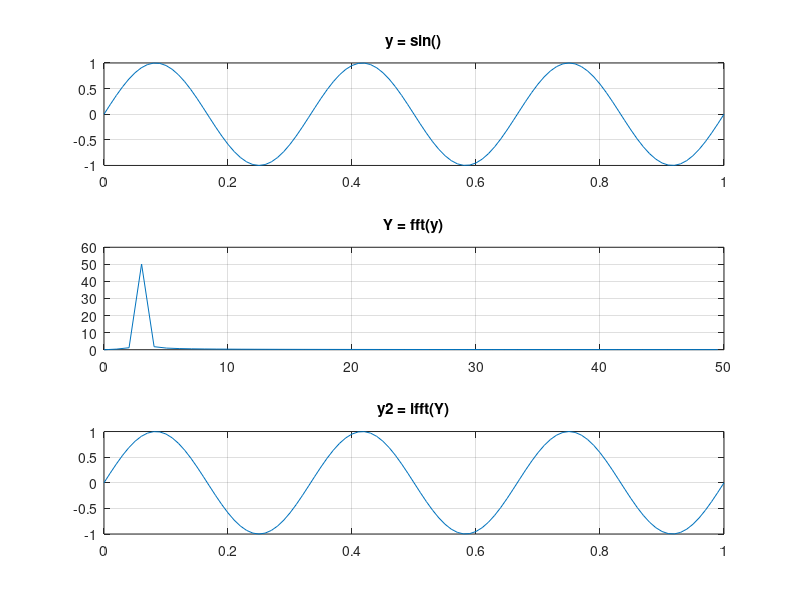

The MATLAB source for this figure:
% EXERCISE 7.4
%     Generate a single sine wave. Use fft() to
%     generate the discrete Fourier transform. Use
%     ifft() to retrieve the original sine wave from
%     the DFT.

%% Clearing and clossing everything
clc;
clear;
close all;

%% Generating a single sin wave
Fs = 100;
t = 0:1/Fs:1;
y = sin(2*pi*3*t);

%% Generating the fourier transform
Y = fft(y);
f = 0:(length(t)/2)/(Fs/2):(Fs/2);
%% Retrieving the original sin wave
y2 = ifft(Y);

%% Ploting
subplot(3,1,1);
plot(t,y);
grid();
axis([0,1,-1,1]);
title('y = sin()');

subplot(3,1,2);
plot(f, abs(Y(1:floor(length(t)/2))));
grid();
title('Y = fft(y)');

subplot(3,1,3);
plot(t,y2);
grid();
axis([0,1,-1,1]);
title('y2 = ifft(Y)');
